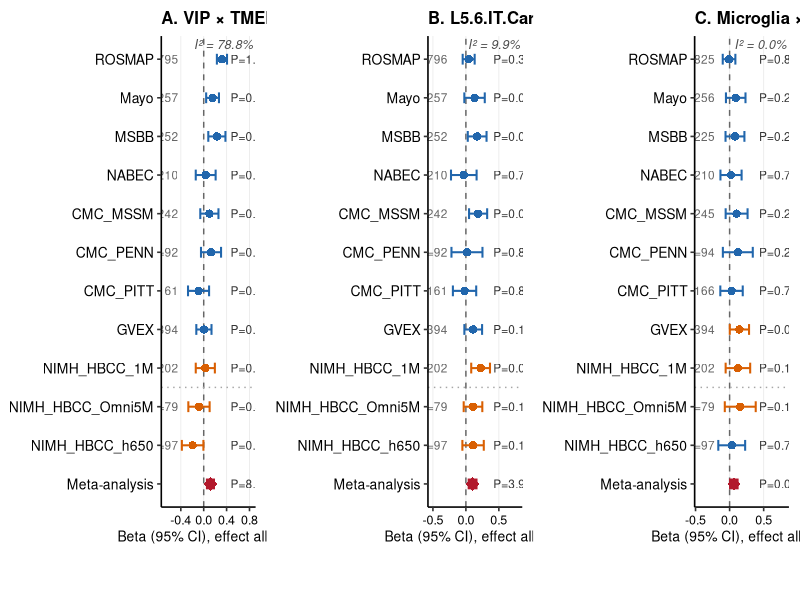
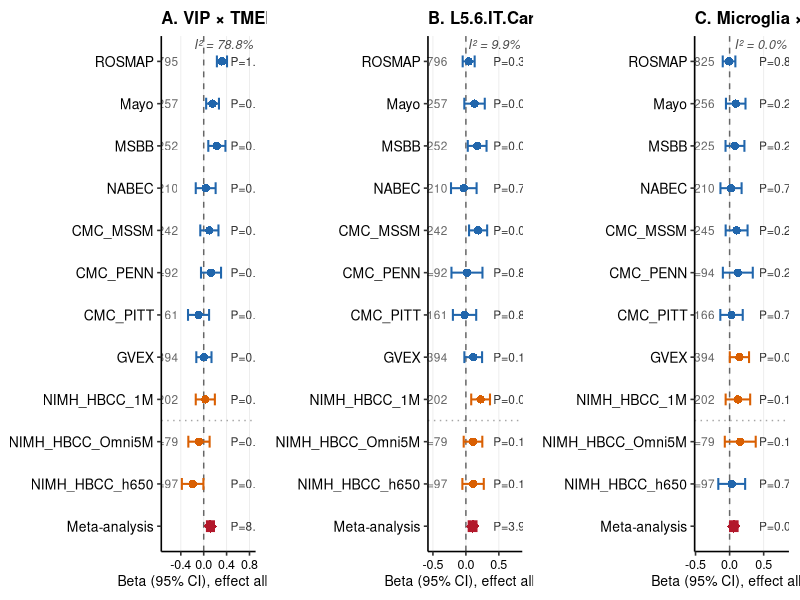
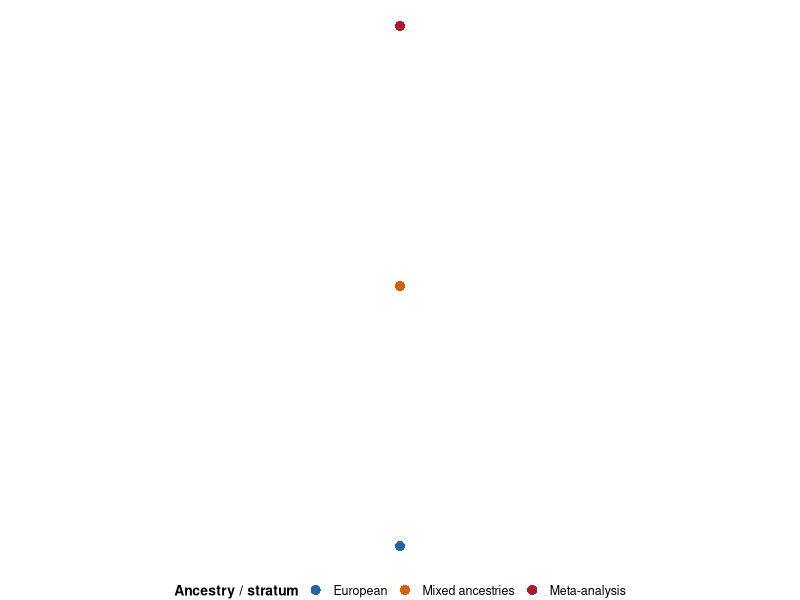
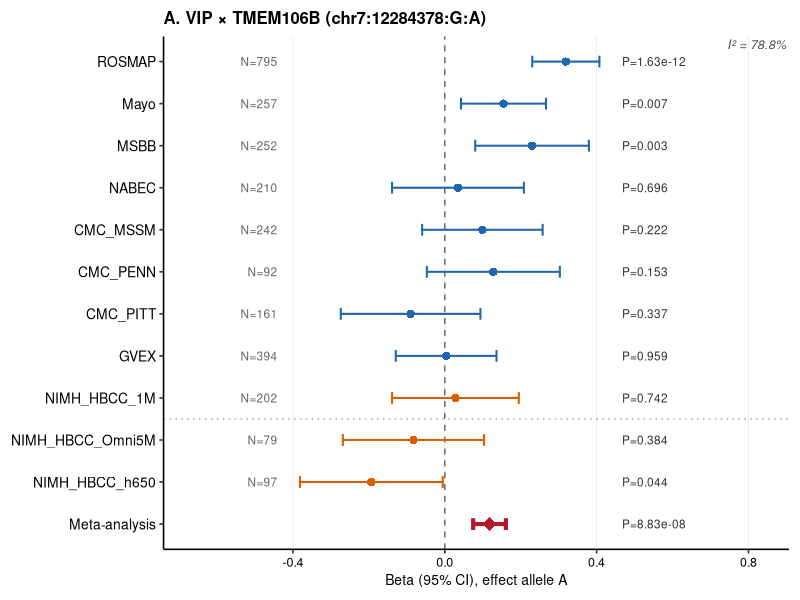
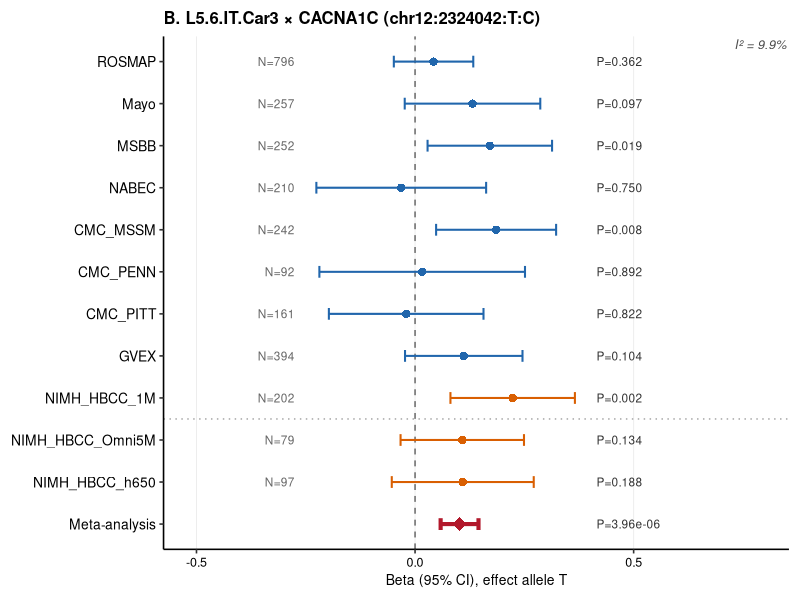
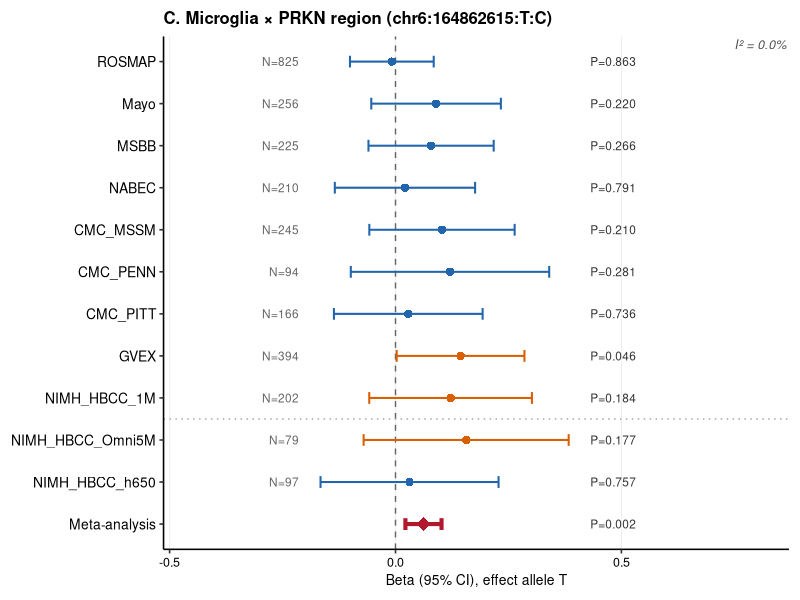

Reproduce these figures in R, in order. (Note: this script raises an error after producing the figures.)
#!/usr/bin/env Rscript
# Figure 6: Cross-cohort consistency of top CTP-GWAS loci
# Three forest plots (VIP × TMEM106B, L5.6.IT.Car3 × CACNA1C, Microglia × chr6)
# each annotated with Cochran's Q and I² heterogeneity statistics.
#
# Outputs:
#   manuscript_figure/figure6_cohort_heterogeneity.png
#   manuscript_figure/figure6_cohort_heterogeneity.pdf

suppressPackageStartupMessages({
  library(data.table)
  library(ggplot2)
  library(dplyr)
  library(cowplot)
})

OUT_DIR <- "/project/rrg-shreejoy/zhoux156/external-Xiaolin/nextflow/manuscript_figure"

# Colours (consistent with other figures)
CLR_EUR  <- "#2166AC"   # European
CLR_AFR  <- "#D95F02"   # Mixed ancestries (predominantly AFR)
CLR_META <- "#B2182B"   # Meta-analysis diamond

FIG_DPI <- 200

# ─────────────────────────────────────────────────────────────────────────────
# Helper: compute Cochran's Q and I²
# ─────────────────────────────────────────────────────────────────────────────
compute_heterogeneity <- function(beta, se) {
  wi   <- 1 / se^2
  bhat <- sum(wi * beta) / sum(wi)
  Q    <- sum(wi * (beta - bhat)^2)
  df   <- length(beta) - 1L
  I2   <- max(0, (Q - df) / Q) * 100
  Qp   <- pchisq(Q, df = df, lower.tail = FALSE)
  list(Q = Q, df = df, I2 = I2, Qp = Qp)
}

# ─────────────────────────────────────────────────────────────────────────────
# Helper: make one forest plot with I² annotation
# ─────────────────────────────────────────────────────────────────────────────
make_forest <- function(cohorts_df, meta_df, cohort_order, panel_letter,
                        title_str, x_label, sep_yintercept = NULL) {

  df <- bind_rows(cohorts_df, meta_df)
  df$label <- factor(df$label, levels = rev(cohort_order))

  df <- df %>%
    mutate(
      ci_lo    = beta - 1.96 * se,
      ci_hi    = beta + 1.96 * se,
      plabel   = ifelse(pval < 0.001,
                        formatC(pval, format = "e", digits = 2),
                        formatC(pval, format = "f", digits = 3)),
      nlabel   = ifelse(is.na(n), "", paste0("N=", formatC(n, format = "d", big.mark = ","))),
      anc_label = case_when(
        ancestry == "EUR"  ~ "European",
        ancestry == "AFR"  ~ "Mixed ancestries",
        ancestry == "META" ~ "Meta-analysis"
      )
    )
  df$anc_label <- factor(df$anc_label,
                          levels = c("European", "Mixed ancestries", "Meta-analysis"))

  # Heterogeneity (cohorts only)
  coh <- cohorts_df
  het <- compute_heterogeneity(coh$beta, coh$se)
  het_label <- sprintf("I² = %.1f%%", het$I2)

  x_range <- range(c(df$ci_lo, df$ci_hi), na.rm = TRUE)
  x_left  <- x_range[1] - diff(x_range) * 0.05
  x_right <- x_range[2] + diff(x_range) * 0.05

  p <- ggplot(df, aes(y = label, x = beta, colour = anc_label)) +
    geom_vline(xintercept = 0, linetype = "dashed",
               colour = "grey40", linewidth = 0.5)

  if (!is.null(sep_yintercept)) {
    p <- p + geom_hline(yintercept = sep_yintercept,
                        linetype = "dotted", colour = "grey65", linewidth = 0.5)
  }

  p <- p +
    geom_errorbarh(
      aes(xmin = ci_lo, xmax = ci_hi, linewidth = is_meta),
      height = 0.28
    ) +
    geom_point(aes(shape = is_meta, size = is_meta)) +

    # N labels (left)
    geom_text(aes(x = x_left - 0.02, label = nlabel),
              hjust = 1, size = 3.0, colour = "grey40") +

    # P-value labels (right)
    geom_text(aes(x = x_right + 0.02, label = paste0("P=", plabel)),
              hjust = 0, size = 3.0, colour = "grey20") +

    # I² annotation (top-right inside panel)
    annotate("text",
             x = Inf, y = Inf,
             label = het_label,
             hjust = 1.05, vjust = 1.3,
             size = 3.2, colour = "grey30", fontface = "italic") +

    scale_colour_manual(
      name   = "Ancestry",
      values = c("European"        = CLR_EUR,
                 "Mixed ancestries" = CLR_AFR,
                 "Meta-analysis"   = CLR_META),
      guide  = guide_legend(override.aes = list(shape = 16, size = 3,
                                                linewidth = 0.6))
    ) +
    scale_linewidth_manual(values = c("FALSE" = 0.7, "TRUE" = 1.4), guide = "none") +
    scale_shape_manual(values    = c("FALSE" = 16,  "TRUE" = 18),   guide = "none") +
    scale_size_manual(values     = c("FALSE" = 2.5, "TRUE" = 4.2),  guide = "none") +

    scale_x_continuous(expand = expansion(add = c(0.30, 0.44))) +

    labs(
      title = paste0(panel_letter, ". ", title_str),
      x     = x_label,
      y     = NULL
    ) +
    theme_classic(base_size = 12) +
    theme(
      plot.title         = element_text(face = "bold", size = 12, hjust = 0),
      axis.text.y        = element_text(size = 10, colour = "black"),
      axis.text.x        = element_text(size = 9,  colour = "black"),
      axis.title.x       = element_text(size = 10),
      panel.grid.major.x = element_line(colour = "grey92", linewidth = 0.3),
      legend.position    = "none",
      plot.margin        = margin(8, 8, 8, 8)
    )

  list(plot = p, het = het)
}

# ─────────────────────────────────────────────────────────────────────────────
# Panel A — VIP × TMEM106B (chr7:12284378:G:A, effect allele = A)
# ─────────────────────────────────────────────────────────────────────────────
cat("--- Building Panel A (VIP × TMEM106B) ---\n")
vip_cohorts <- data.frame(
  label    = c("ROSMAP", "Mayo", "MSBB", "NABEC",
               "CMC_MSSM", "CMC_PENN", "CMC_PITT", "GVEX",
               "NIMH_HBCC_1M", "NIMH_HBCC_Omni5M", "NIMH_HBCC_h650"),
  beta     = c( 0.318855,  0.154605,  0.229885,  0.0346592,
                0.0990067, 0.127878, -0.0901743,  0.00345954,
                0.0280202, -0.0826726, -0.193582),
  se       = c( 0.0451451, 0.0571266, 0.0764044, 0.0886242,
                0.0810084, 0.0894102,  0.09388,   0.067703,
                0.0851864,  0.0949025,  0.0960267),
  n        = c(795L, 257L, 252L, 210L,
               242L,  92L, 161L, 394L,
               202L,  79L,  97L),
  pval     = c(1.63042e-12, 0.00680268, 0.00262289, 0.695738,
               0.22164,     0.152649,   0.33679,    0.959247,
               0.74221,     0.383683,   0.0438087),
  ancestry = c(rep("EUR", 8), rep("AFR", 3)),
  is_meta  = FALSE,
  stringsAsFactors = FALSE
)

vip_meta <- data.frame(
  label = "Meta-analysis", beta = 0.1178, se = 0.0220,
  n = NA_integer_, pval = 8.831e-08, ancestry = "META",
  is_meta = TRUE, stringsAsFactors = FALSE
)

vip_order <- c("ROSMAP", "Mayo", "MSBB", "NABEC",
               "CMC_MSSM", "CMC_PENN", "CMC_PITT", "GVEX",
               "NIMH_HBCC_1M", "NIMH_HBCC_Omni5M", "NIMH_HBCC_h650",
               "Meta-analysis")

res_A <- make_forest(
  vip_cohorts, vip_meta, vip_order,
  panel_letter    = "A",
  title_str       = "VIP × TMEM106B (chr7:12284378:G:A)",
  x_label         = "Beta (95% CI), effect allele A",
  sep_yintercept  = 3.5
)
pA <- res_A$plot
cat(sprintf("  VIP: I² = %.1f%%, Q p = %.4f\n", res_A$het$I2, res_A$het$Qp))

# ─────────────────────────────────────────────────────────────────────────────
# Panel B — L5.6.IT.Car3 × CACNA1C (chr12:2324042:T:C, effect allele = T)
# ─────────────────────────────────────────────────────────────────────────────
cat("--- Building Panel B (L5.6.IT.Car3 × CACNA1C) ---\n")
car3_cohorts <- data.frame(
  label    = c("ROSMAP", "Mayo", "MSBB", "NABEC",
               "CMC_MSSM", "CMC_PENN", "CMC_PITT", "GVEX",
               "NIMH_HBCC_1M", "NIMH_HBCC_Omni5M", "NIMH_HBCC_h650"),
  beta     = c( 0.0423,  0.1314,  0.1710, -0.0316,
                0.1854,  0.0163, -0.0203,  0.1114,
                0.2233,  0.1080,  0.1091),
  se       = c( 0.04636, 0.07910, 0.07265, 0.09907,
                0.07003, 0.11999, 0.09023, 0.06855,
                0.07263, 0.07202, 0.08284),
  n        = c(796L, 257L, 252L, 210L,
               242L,  92L, 161L, 394L,
               202L,  79L,  97L),
  pval     = c(0.3616, 0.0968, 0.01856, 0.7499,
               0.00812, 0.8916, 0.8216, 0.1040,
               0.002110, 0.1336, 0.1879),
  ancestry = c(rep("EUR", 8), rep("AFR", 3)),
  is_meta  = FALSE,
  stringsAsFactors = FALSE
)

car3_meta <- data.frame(
  label = "Meta-analysis", beta = 0.1018, se = 0.0221,
  n = NA_integer_, pval = 3.959e-06, ancestry = "META",
  is_meta = TRUE, stringsAsFactors = FALSE
)

car3_order <- c("ROSMAP", "Mayo", "MSBB", "NABEC",
                "CMC_MSSM", "CMC_PENN", "CMC_PITT", "GVEX",
                "NIMH_HBCC_1M", "NIMH_HBCC_Omni5M", "NIMH_HBCC_h650",
                "Meta-analysis")

res_B <- make_forest(
  car3_cohorts, car3_meta, car3_order,
  panel_letter    = "B",
  title_str       = "L5.6.IT.Car3 × CACNA1C (chr12:2324042:T:C)",
  x_label         = "Beta (95% CI), effect allele T",
  sep_yintercept  = 3.5
)
pB <- res_B$plot
cat(sprintf("  Car3: I² = %.1f%%, Q p = %.4f\n", res_B$het$I2, res_B$het$Qp))

# ─────────────────────────────────────────────────────────────────────────────
# Panel C — Microglia × PRKN region (chr6:164862615:T:C, effect allele = T)
# ─────────────────────────────────────────────────────────────────────────────
cat("--- Building Panel C (Microglia × chr6) ---\n")
micro_cohorts <- data.frame(
  label    = c("ROSMAP", "Mayo", "MSBB", "NABEC",
               "CMC_MSSM", "CMC_PENN", "CMC_PITT", "GVEX",
               "NIMH_HBCC_1M", "NIMH_HBCC_Omni5M", "NIMH_HBCC_h650"),
  beta     = c(-0.00811,  0.08979,  0.07872,  0.02090,
                0.10286,  0.12062,  0.02824,  0.14401,
                0.12192,  0.15638,  0.03106),
  se       = c( 0.04728,  0.07317,  0.07070,  0.07921,
                0.08206,  0.11202,  0.08396,  0.07213,
                0.09186,  0.11578,  0.10052),
  n        = c(825L, 256L, 225L, 210L,
               245L,  94L, 166L, 394L,
               202L,  79L,  97L),
  pval     = c(0.8631, 0.2198, 0.2655, 0.7913,
               0.2098, 0.2815, 0.7358, 0.0458,
               0.1843, 0.1769, 0.7572),
  ancestry = c("EUR", rep("EUR", 6), rep("AFR", 3), "EUR"),
  is_meta  = FALSE,
  stringsAsFactors = FALSE
)

micro_meta <- data.frame(
  label = "Meta-analysis", beta = 0.0619, se = 0.0204,
  n = NA_integer_, pval = 0.002393, ancestry = "META",
  is_meta = TRUE, stringsAsFactors = FALSE
)

micro_order <- c("ROSMAP", "Mayo", "MSBB", "NABEC",
                 "CMC_MSSM", "CMC_PENN", "CMC_PITT", "GVEX",
                 "NIMH_HBCC_1M", "NIMH_HBCC_Omni5M", "NIMH_HBCC_h650",
                 "Meta-analysis")

res_C <- make_forest(
  micro_cohorts, micro_meta, micro_order,
  panel_letter    = "C",
  title_str       = "Microglia × PRKN region (chr6:164862615:T:C)",
  x_label         = "Beta (95% CI), effect allele T",
  sep_yintercept  = 3.5
)
pC <- res_C$plot
cat(sprintf("  Microglia: I² = %.1f%%, Q p = %.4f\n", res_C$het$I2, res_C$het$Qp))

# ─────────────────────────────────────────────────────────────────────────────
# Shared legend
# ─────────────────────────────────────────────────────────────────────────────
legend_plot <- ggplot(
  data.frame(
    x   = c(0, 0, 0),
    y   = c(1, 2, 3),
    grp = factor(c("European", "Mixed ancestries", "Meta-analysis"),
                 levels = c("European", "Mixed ancestries", "Meta-analysis"))
  ),
  aes(x = x, y = y, colour = grp)
) +
  geom_point(size = 3, shape = 16) +
  scale_colour_manual(
    name   = "Ancestry / stratum",
    values = c("European"         = CLR_EUR,
               "Mixed ancestries" = CLR_AFR,
               "Meta-analysis"    = CLR_META),
    guide  = guide_legend(nrow = 1,
                          override.aes = list(shape = 16, size = 3))
  ) +
  theme_void() +
  theme(
    legend.position  = "bottom",
    legend.title     = element_text(size = 10, face = "bold"),
    legend.text      = element_text(size = 9),
    legend.key.size  = unit(1.0, "lines"),
    legend.margin    = margin(0, 0, 0, 0)
  )

shared_leg <- get_legend(legend_plot)

# ─────────────────────────────────────────────────────────────────────────────
# Assemble Figure 6
# Three forest plots side by side with shared legend underneath
# ─────────────────────────────────────────────────────────────────────────────
cat("--- Assembling Figure 6 ---\n")

forest_row <- plot_grid(pA, pB, pC,
                        nrow       = 1,
                        rel_widths = c(1, 1, 1),
                        align      = "h",
                        axis       = "tb")

fig6 <- plot_grid(
  forest_row,
  shared_leg,
  ncol        = 1,
  rel_heights = c(1, 0.08)
)

# ─────────────────────────────────────────────────────────────────────────────
# Save
# ─────────────────────────────────────────────────────────────────────────────
cat("--- Saving Figure 6 ---\n")
out_png <- file.path(OUT_DIR, "figure6_cohort_heterogeneity.png")
out_pdf <- file.path(OUT_DIR, "figure6_cohort_heterogeneity.pdf")

cowplot::save_plot(out_png, fig6,
                   base_width  = 18,
                   base_height = 9,
                   dpi         = FIG_DPI,
                   bg          = "white")

cowplot::save_plot(out_pdf, fig6,
                   base_width  = 18,
                   base_height = 9,
                   bg          = "white")

cat("\n=== Figure 6 outputs ===\n")
cat("  PNG:", out_png, "\n")
cat("  PDF:", out_pdf, "\n")
cat("Done.\n")
